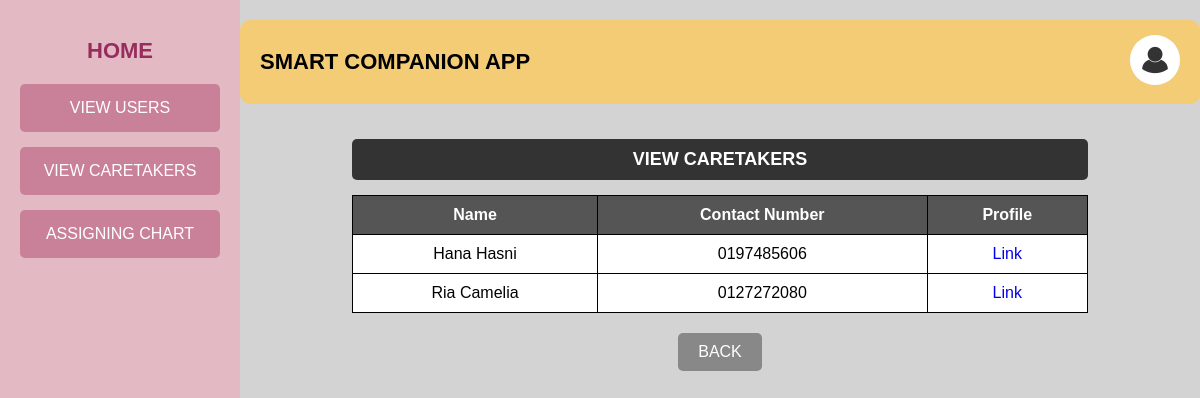
/aviewcare, run on an earlier commit of the app's database.
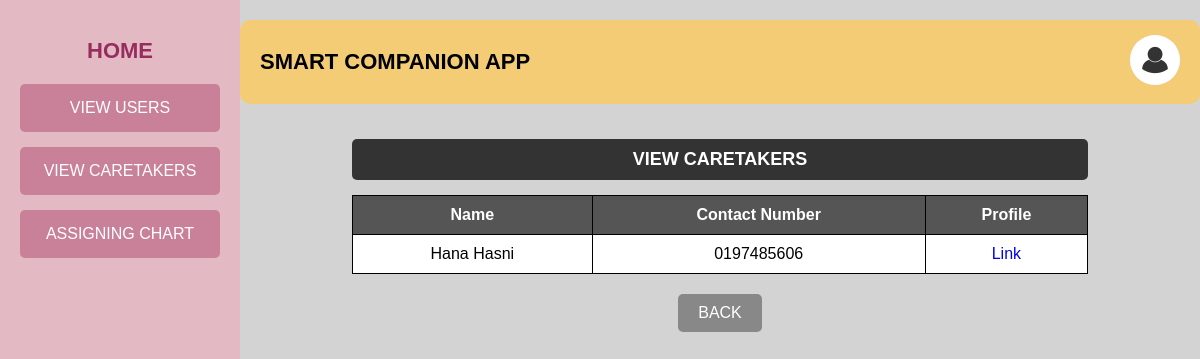
And on a later commit of the database.
### tables this page shows
CREATE TABLE caretaker (
            id INTEGER PRIMARY KEY AUTOINCREMENT,
            name TEXT NOT NULL,
            age TEXT NOT NULL,
            gender TEXT NOT NULL,
            username TEXT NOT NULL,
            password TEXT NOT NULL,
            ph_num TEXT NOT NULL
        );

### app.py (the view)
@app.route("/aviewcare", methods=["GET", "POST"])
def aviewcare():
    db= get_db()
    cursor = db.cursor()
    admin_id = session.get('admin_id')
    str_admin_id = str(admin_id)
    with open("static/img_log/admin/"+ str_admin_id + ".txt", "r") as file:
        image_name = str(file.read())
        image_url= url_for('static', filename='uploads/'+ image_name)
    cursor.execute("SELECT * FROM caretaker ")
    patient_list = cursor.fetchall()  # Fetch all matching rows
    db.close()
    return render_template("admin/viewcare.html", image_url=image_url, contacts=patient_list)

### app.py (called while the page is built)
def get_db():
    if 'db' not in g:
        g.db = sqlite3.connect('project.db')
        g.db.row_factory = sqlite3.Row
    return g.db

### templates/Admin/viewcare.html (shortened to what this page needs)
<!DOCTYPE html>
<html lang="en">
<head>
    <link rel="stylesheet" href="static/contact.css">
</head>
<body>
    <div class="container">
        <div class="sidebar">
            <a href="{{ url_for('admin') }}"><h2>HOME</h2></a>
            <a href="{{ url_for('aviewusers') }}"><button class="nav-btn">VIEW USERS</button></a>
            <a href="{{ url_for('aviewcare') }}"><button class="nav-btn">VIEW CARETAKERS</button></a>
            <a href="{{ url_for('assign') }}"><button class="nav-btn">ASSIGNING CHART</button></a>
        </div>
        <div class="main-content">
            <div class="header">
                <h1>SMART COMPANION APP</h1>
                <div class="user-profile">
                    <a href="{{ url_for('adminprofile') }}"><img src="{{ image_url }}" alt="Profile Picture" class="profile-img"></a>
                </div>
            </div>
           <div class="contacts-section">
            <h2 class="contacts-title">VIEW CARETAKERS</h2>
            <table class="contacts-table">
                <tr>
                    <th>Name</th>
                    <th>Contact Number</th>
                    <th>Profile</th>
                </tr>
                {% for contact in contacts %}
                <tr>
                    <td>{{ contact[1] }}</td>
                    <td>{{ contact[6] }}</td>
                    <td><a href="/aviewcareprofile?p_id={{ contact[0] }}">Link</td>
                </tr>
                {% endfor %}
            </table>
        </div>
        <div class="buttons">
            <a href="{{ url_for('admin') }}"><button class="back-btn">BACK</button></a>
        </div>
    </div>
</div>
</body>
</html>

What changed in the data, as far as the page shows it:
removed caretaker: name "Ria Camelia", ph_num "0127272080"
